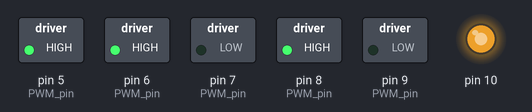
This sketch was run on a simulated Arduino Uno, built with avr-gcc and run on an emulated ATmega328P. On the bench: switched loads named in the sketch (green lamp = pin HIGH), output pins drawn as LEDs (lit = HIGH).

Above: at 0.1 s.
Timing chart, 0 to 1.6 s (numbered marks = the images above):
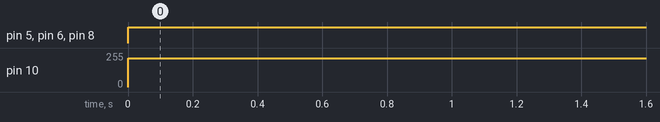

The sketch:

dcmotorcontrolling.ino
```cpp
void motfwd();


void setup() {
  // put your setup code here, to run once:
pinMode(8,OUTPUT); //PWM pin
pinMode(9,OUTPUT); //PWM pin
pinMode(10,OUTPUT);

pinMode(5,OUTPUT); //PWM pin
pinMode(6,OUTPUT); //PWM pin
pinMode(7,OUTPUT);//PWM pin
}

void loop() {
  // put your main code here, to run repeatedly:
motfwd();

}
void motfwd(){
  digitalWrite(8,HIGH);
digitalWrite(9,LOW);
analogWrite(10,215);


  digitalWrite(6,HIGH);
digitalWrite(7,LOW);
analogWrite(5,255);
}
```

Measured:
- by itself, pin 5 (PWM_pin), pin 6 (PWM_pin), pin 8 (PWM_pin): LOW → HIGH at 0.00 s
- by itself, pin 10: 0/255 → 215/255 at 0.00 s
